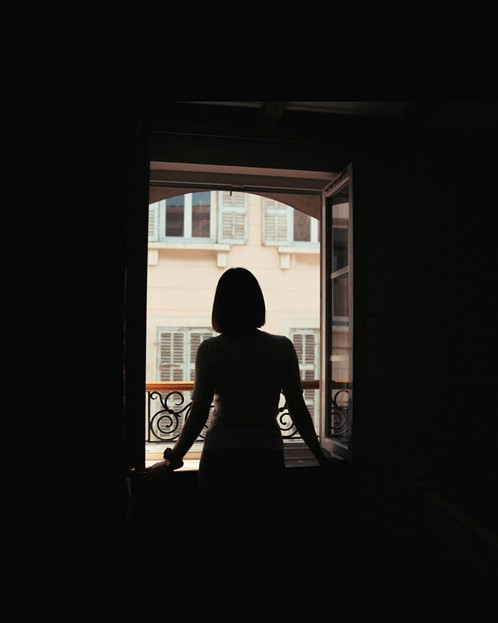
#> input picture Q4/input_figure3.jpg, 498 x 623 px, found by its file name
$ jupyter execute Q4_Otsu_thresholding.ipynb
#> lines starting #> are read from the running program, lines starting #| are printed output that depends on the picture; after the words box and inside, x2 and y2 are one past the last pixel; in counts of white or black regions, pixels touching at a corner belong together
[cell 1]
import cv2 as cv
import numpy as np
import matplotlib.pyplot as plt


#Load image
img = cv.imread("/content/input_figure3.jpg")
#> img is the input picture: shape (623, 498, 3); mean B, G, R 25, 27.3, 29

#Convert to grayscale
gray = cv.cvtColor(img, cv.COLOR_BGR2GRAY)
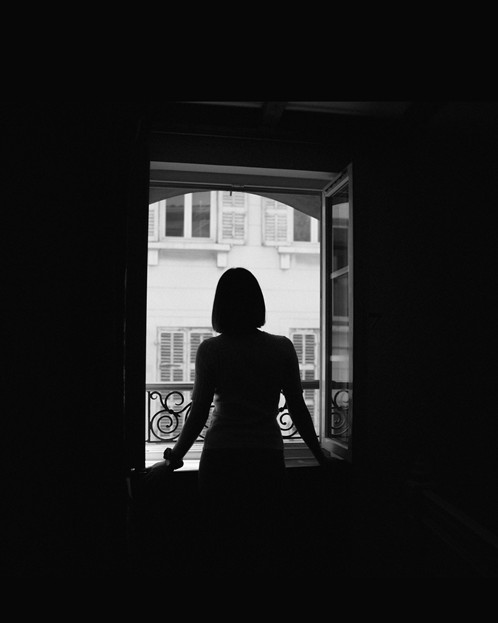
#> gray: shape (623, 498); min 0, max 254, mean 27.6


# Otsu Threshold
ret, mask = cv.threshold(gray, 0, 255, cv.THRESH_BINARY + cv.THRESH_OTSU)
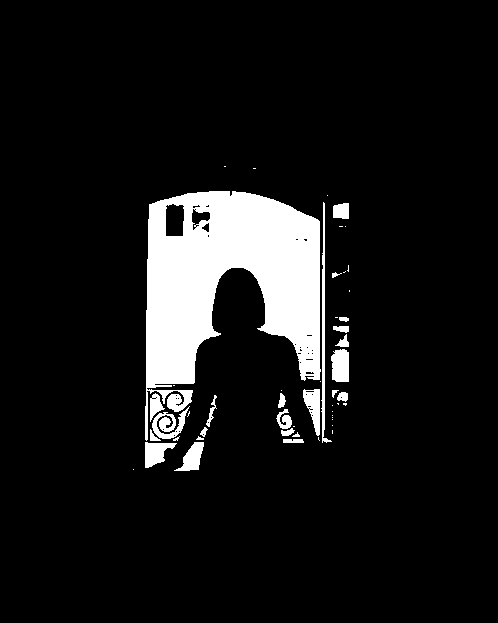
#> mask: shape (623, 498); 9.2% white; 50 white regions (27 under 20 px), largest, box (x1, y1, x2, y2) and area: (145, 191, 321, 441) 23967, (321, 202, 332, 443) 676, (152, 406, 190, 439) 551
#> ret = 101

print("Otsu Threshold Value:", ret)
#| Otsu Threshold Value: 101.0


# Histogram Equalization on Foreground

# Apply histogram equalization to entire image first
equalized = cv.equalizeHist(gray)
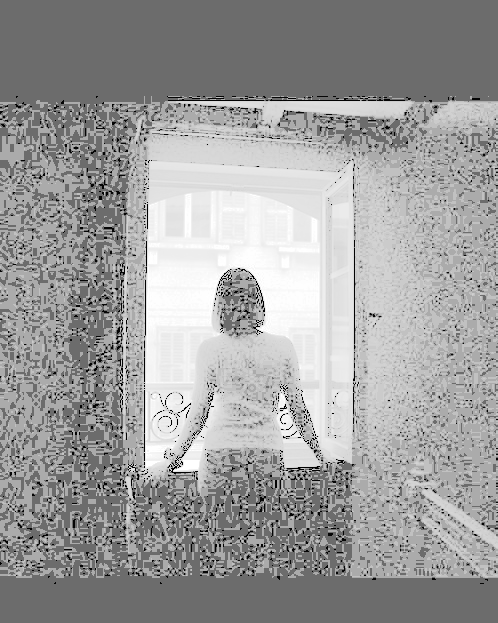
#> equalized: shape (623, 498); min 0, max 255, mean 157.4

# Create result image (copy original)
result = gray.copy()

# Apply equalization only where mask = foreground
result[mask == 255] = equalized[mask == 255]
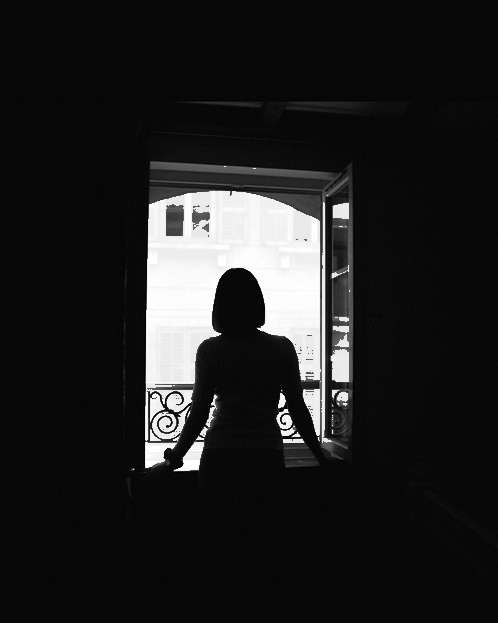
#> result: shape (623, 498); 9.24% of pixels changed, all inside (x1, y1, x2, y2) = (133, 166, 350, 471)


# -------- Display --------

plt.figure(figsize=(10,2.5))

titles = ["Grayscale Image", "Otsu Binary Mask", "Fully Equalized", "Foreground Equalized"]
images = [gray, mask, equalized, result]

for i in range(4):
    plt.subplot(1,4,i+1)
    plt.imshow(images[i], cmap='gray')
    plt.title(titles[i], fontsize=1)  # smaller font
    plt.axis("off")

# Reduce spacing between images
plt.subplots_adjust(wspace=0.05, hspace=0)

plt.subplot(1,4,1)
plt.imshow(gray, cmap='gray')
plt.title("Grayscale Image")
plt.axis("off")

plt.subplot(1,4,2)
plt.imshow(mask, cmap='gray')
plt.title("Otsu Binary Mask")
plt.axis("off")

plt.subplot(1,4,3)
plt.imshow(equalized, cmap='gray')
plt.title("Fully Equalized")
plt.axis("off")

plt.subplot(1,4,4)
plt.imshow(result, cmap='gray')
plt.title("Foreground Equalized")
plt.axis("off")

plt.show()

plt.tight_layout()
plt.savefig("q4_combined.png", dpi=300, bbox_inches='tight')
plt.close()

# -------- Save Outputs --------

cv.imwrite("q4_mask.png", mask)
cv.imwrite("q4_equalized_foreground.png", result)
#> Out = True
